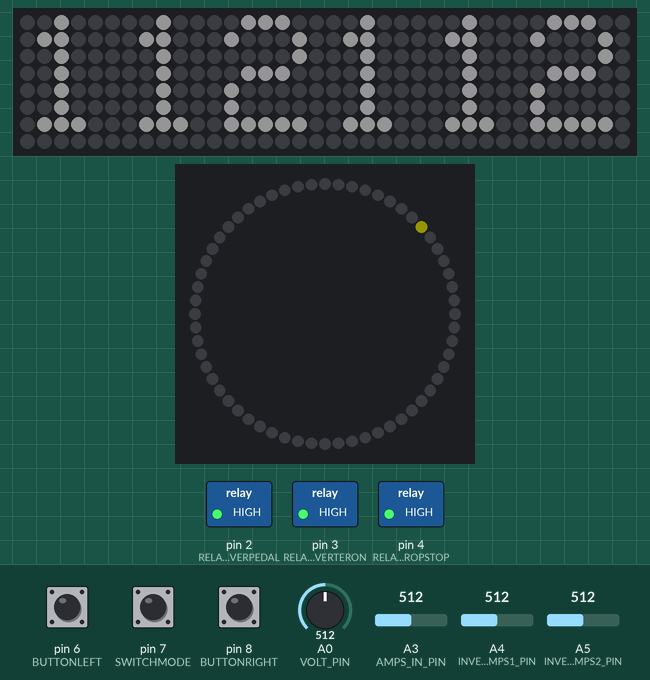
Bench run of a sketch on a simulated Arduino Uno, built with avr-gcc and run on an emulated ATmega328P. On the bench: 36×8 RGB LED matrix (first LED top left, wired row by row), 60 RGB LEDs in a ring, first at the top, clockwise, switched loads named in the sketch (green lamp = pin HIGH). The test bench sets the inputs (shaded band); at power-on: A0 (VOLT_PIN) = 512, pin 6 (BUTTONLEFT) HIGH, pin 8 (BUTTONRIGHT) HIGH, pin 7 (SWITCHMODE) HIGH, A3 (AMPS_IN_PIN) = 512, A4 (INVERTER_AMPS1_PIN) = 512, A5 (INVERTER_AMPS2_PIN) = 512. Dim RGB values are drawn brighter than linear; what the sketch prints to the serial monitor is not drawn.

Above: at 3.19 s.
3.4 s: A0 (VOLT_PIN) set to 306
At 4.2 s:
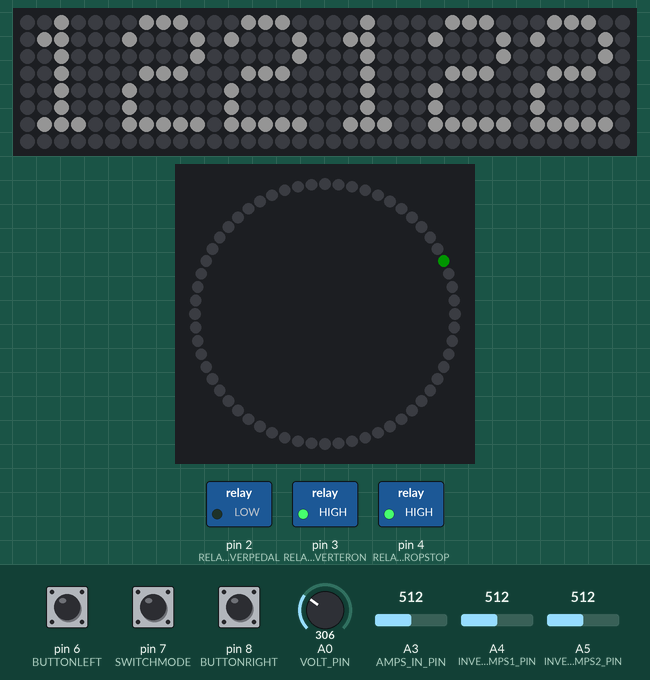
5.2 s: pin 6 (BUTTONLEFT) pulled LOW for 1 s
At 6.9 s:
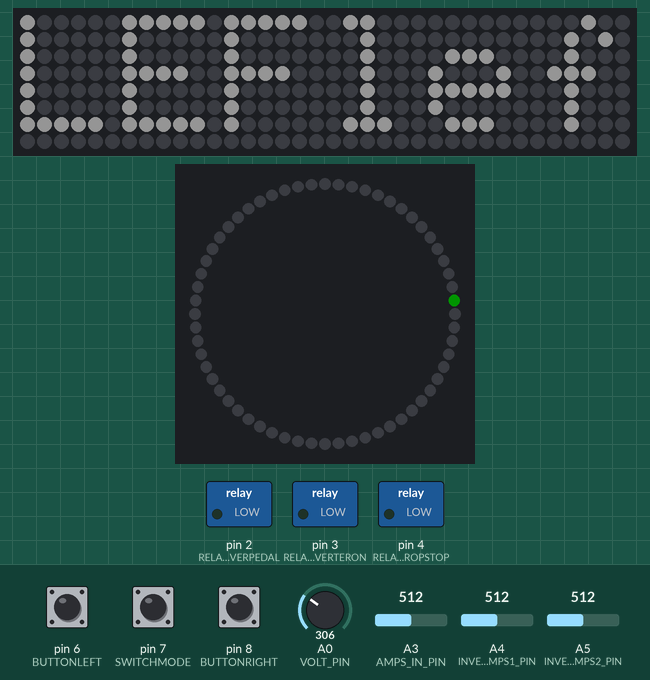
7.7 s: pin 8 (BUTTONRIGHT) pulled LOW for 0.15 s
At 9.78 s:
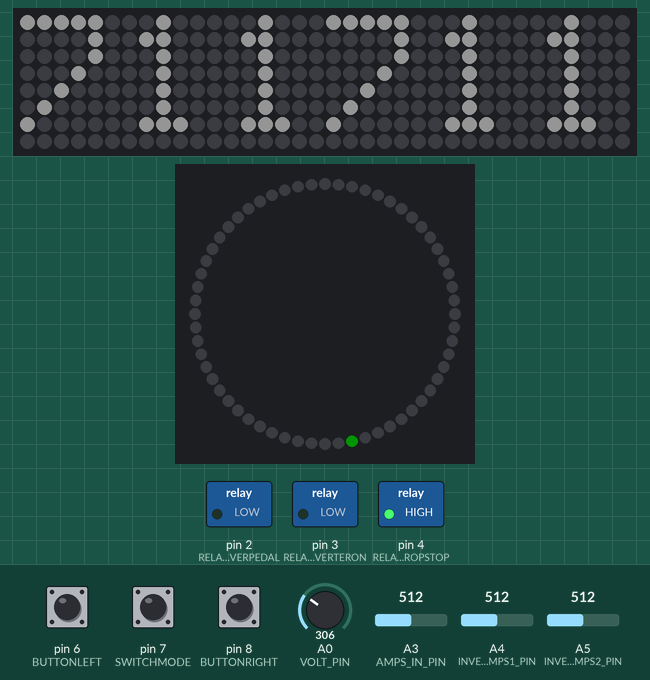
10.8 s: A0 (VOLT_PIN) set to 333
At 11.21 s:
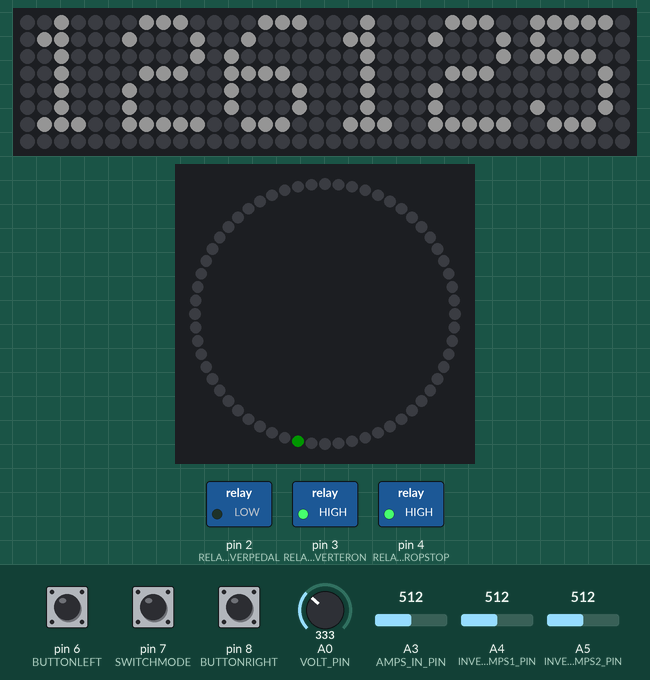
12.5 s: A0 (VOLT_PIN) set to 375
At 12.92 s:
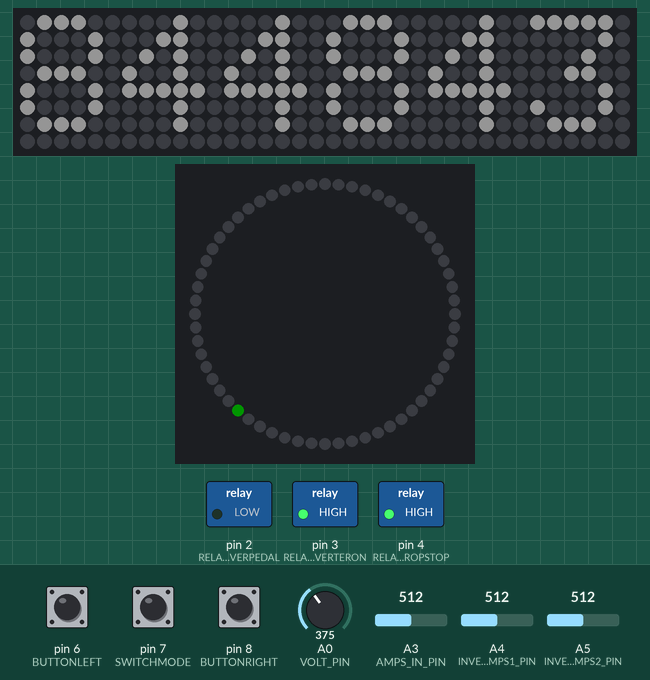
14.3 s: A0 (VOLT_PIN) set to 400
At 14.44 s:
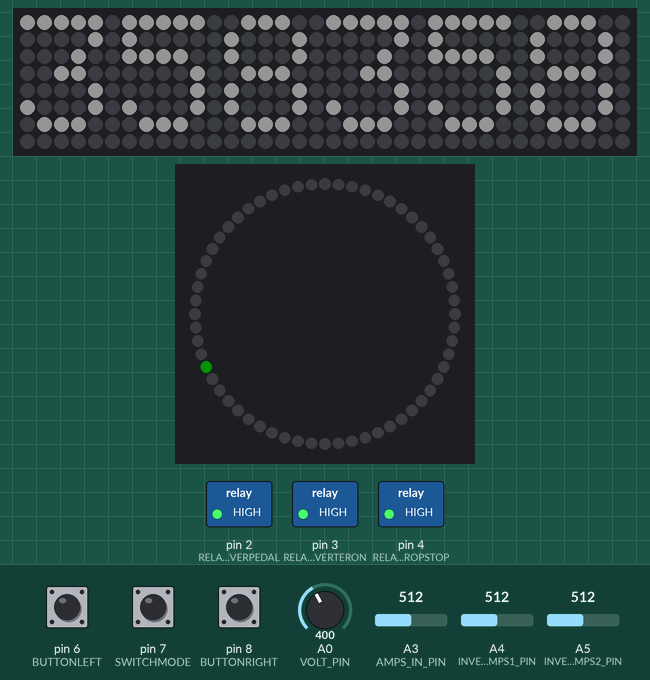
Timing chart, 0 to 17.1 s (numbered marks = the images above; inputs shaded):
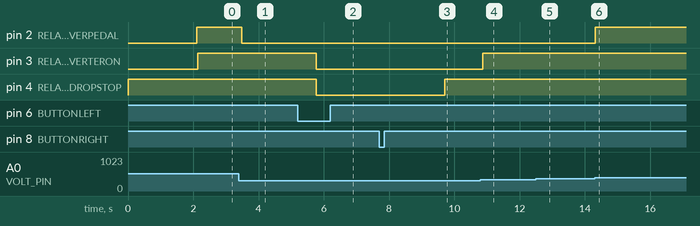

The sketch:

SchoolCart_ARBD_NEOM_20240112a.ino
```cpp
#include <Adafruit_NeoMatrix.h>
#include <Adafruit_NeoPixel.h>
#include <EEPROM.h>

#define VOLTAGE_PROTECT   29.2 // if voltage > 29.2 open relay
#define VOLTAGE_UNPROTECT 27.2 // if relay has been opened and  voltage is <=27.2, close relay
#define VOLT_PIN        A0
#define AMPS_IN_PIN     A3      // labeled PLUSRAIL/PLUSOUT IC2
#define AMPS_OUT_PIN    A2      // labeled MINUSRAIL/MINUSOUT IC3
#define INVERTER_AMPS1_PIN     A4      // one of two current sensors for inverter
#define INVERTER_AMPS2_PIN     A5      // two of two current sensors for inverter
#define MATRIX_PIN      11
#define PEDALOMETER_PIN     13
#define BUTTONLEFT      6
#define SWITCHMODE      7
#define BUTTONRIGHT     8
#define RELAY_OVERPEDAL  2 // this relay disconnects pedal power input when activated
#define RELAY_INVERTERON 3 // this relay turns on the inverter by its own power switch
#define RELAY_DROPSTOP   4 // this relay connects this arbduino to the battery power

#define VOLTCOEFF       13.13   // convert ADC value to voltage
#define AMPS_IN_COEFF   11.94   // PLUSOUT = OUTPUT, PLUSRAIL = PEDAL INPUT
float amps_in_offset = 124.5;   // when current sensor is at 0 amps this is the ADC value
#define AMPS_OUT_COEFF  11.97   // PLUSOUT = OUTPUT, PLUSRAIL = PEDAL INPUT
float amps_out_offset = 122.0;   // when current sensor is at 0 amps this is the ADC value
#define INVERTER_AMPS1_COEFF   12.30   // one of two current sensors for inverter
float inverter_amps1_offset = 119.5;
#define INVERTER_AMPS2_COEFF   12.63  // two of two current sensors for inverter
float inverter_amps2_offset = 120.5;

#define INTERVAL_PRINT  1000    // time between printInfo() events
#define INTERVAL_NEOPIXELS 100  // time between neopixel update events WHICH CORRUPTS millis()
#define BRIGHTNESS      20
#define MATRIX_HEIGHT   8       // matrix height
#define MATRIX_WIDTH    36      // matrix width THIS ONLY WORKS WITH v1.2.2 OF ADAFRUIT GFX LIBRARY
#define STRIP_COUNT     60      // how many LEDs
#define WATTHOURS_EEPROM_ADDRESS 20

Adafruit_NeoMatrix matrix(MATRIX_WIDTH, MATRIX_HEIGHT, MATRIX_PIN,  NEO_MATRIX_TOP + NEO_MATRIX_LEFT + NEO_MATRIX_COLUMNS + NEO_MATRIX_ZIGZAG, NEO_GRB + NEO_KHZ800);
Adafruit_NeoPixel pedalometer(STRIP_COUNT, PEDALOMETER_PIN, NEO_GRB + NEO_KHZ800);

#define LED_BLACK		      0
#define LED_RED_HIGH 		  (31 << 11)
#define LED_GREEN_HIGH 		(63 << 5)
#define LED_BLUE_HIGH 		31
#define LED_WHITE_HIGH		(LED_RED_HIGH    + LED_GREEN_HIGH    + LED_BLUE_HIGH)

uint32_t lastPrintInfo = 0;  // last time printInfo() happened
uint32_t lastNeopixels = 0;  // last time NeoPixels updated
uint32_t lastGetAnalogs = 0;  // last time getAnalogs() happened
uint32_t inverter_amps1 = 0; // accumulator for inverter current sensor 1
uint32_t inverter_amps2 = 0; // accumulator for inverter current sensor 2
float voltage = 0;              // system DC voltage
float current_pedal = 0;        // pedal input current
float current_inverter = 0;     // inverter output DC current
float watts_pedal = 0;
float watts_inverter = 0;
uint32_t energy_pedal = 0;         // energy accumulators ALL IN MILLIJOULES
uint32_t energy_inverter = 0;      // energy accumulators
int32_t energy_balance;           // energy banking account value, loaded from EEPROM

#define AVG_CYCLES 30 // how many times to average analog readings over

void setup() {
  pinMode(RELAY_DROPSTOP, OUTPUT);
  digitalWrite(RELAY_DROPSTOP, HIGH); // turn on relay so we stay on until we decide otherwise
  pinMode(RELAY_INVERTERON, OUTPUT);
  pinMode(RELAY_OVERPEDAL, OUTPUT);
  Serial.begin(115200);
  Serial.println("SchoolCart_ARBD_NEOM_20240112a.ino");
  digitalWrite(BUTTONLEFT,HIGH);  // enable internal pull-up resistor
  digitalWrite(SWITCHMODE,HIGH);  // enable internal pull-up resistor
  digitalWrite(BUTTONRIGHT,HIGH); // enable internal pull-up resistor
  matrix.begin();
  matrix.setTextWrap(false);
  matrix.setBrightness(BRIGHTNESS);
  matrix.clear();
  matrix.setCursor(0, 0); // 3 allows 3 character, greater moves pixels to the right and allows fewer characters
  matrix.setTextColor(LED_BLUE_HIGH);
  matrix.print("mx0102mx");
  matrix.show();

  delay(2000);
  pedalometer.begin();           // INITIALIZE NeoPixel strip object (REQUIRED)
  pedalometer.show();            // Turn OFF all pixels ASAP
  pedalometer.setBrightness(BRIGHTNESS); // Set BRIGHTNESS to about 1/5 (max = 255)
  load_energy_balance(); // load energy_balance from EEPROM
  lastGetAnalogs = millis(); // initialize integrator timer before first getAnalogs() call
}

void loop() {
  getAnalogs(); // read voltages and currents, integrate energy counts, calculate energy_balance
  doProtectionRelay(); // disconnect pedallers if necessary, shutoff inverter if necessary
  if (switchInUtilityMode()) {
    utilityModeLoop();
  } else {
    energyBankingModeLoop();
  }
  if (millis() - lastPrintInfo > INTERVAL_PRINT) {
    lastPrintInfo = millis();
    printInfo();
  }
}

void utilityModeLoop() {
  if (millis() - lastNeopixels > INTERVAL_NEOPIXELS) { // update neopixels at a reasonable rate
    lastNeopixels = millis(); // reset interval
    if (! digitalRead(BUTTONLEFT)) {
      disNeostring(&matrix,"LEFlef", LED_WHITE_HIGH);
      delay(500);
      if (! digitalRead(BUTTONLEFT)) attemptShutdown(); // if button is still being held down, try to shut down
    } else if (! digitalRead(BUTTONRIGHT)) {
      disNeostring(&matrix,"RIGrig", LED_WHITE_HIGH);
    } else {
      //disNeostring(&matrix,intAlignRigiht(voltage*100)+intAlignRigiht(watts_pedal), LED_WHITE_HIGH);
      disNeostring(&matrix,intAlignRigiht(millis()%1000)+intAlignRigiht(millis()%1000), LED_WHITE_HIGH);
    }
    int soc = estimateStateOfCharge();
    if (soc > 10) {
      digitalWrite(RELAY_INVERTERON, HIGH); // turn on inverter
    } else if (soc < 5) {
      digitalWrite(RELAY_INVERTERON, LOW); // shut inverter OFF
    }
    soc = (millis() / 200) % 100; // TODO: this is for testing only
    utilityModePedalometer(soc);
  }
}

void energyBankingModeLoop() {
  if (millis() - lastNeopixels > INTERVAL_NEOPIXELS) { // update neopixels at a reasonable rate
    lastNeopixels = millis(); // reset interval
    if (! digitalRead(BUTTONLEFT)) {
      disNeostring(&matrix,"LEFTleft", LED_WHITE_HIGH);
      delay(500);
      if (! digitalRead(BUTTONLEFT)) attemptShutdown(); // if button is still being held down, try to shut down
    } else if (! digitalRead(BUTTONRIGHT)) {
      disNeostring(&matrix,"RIGHrigh", LED_WHITE_HIGH);
    } else { //Show watts_pedal and energy_pedal on main signs.
      disNeostring(&matrix,intAlignRigiht(watts_pedal)+intAlignRigiht(energy_pedal), LED_WHITE_HIGH);
    }
    if (energy_balance > 600000) { //If we have just begun a new session, and energy_balance is <600, don't turn on inverter yet
      digitalWrite(RELAY_INVERTERON, HIGH); // turn on inverter
    } else if (energy_balance <= 0) {
      digitalWrite(RELAY_INVERTERON, LOW); // shut inverter OFF
    }
    //uint32_t energy_balance = (millis()*250000UL) % 3690000000UL; // TODO: this is for testing only
    //uint32_t energy_balance = 3600000000UL/2; // TODO: this is for testing only
    int trend = millis() % 9000 / 3000 - 1; // TODO: this is for testing only
    if (watts_pedal >  (watts_inverter + 25))   trend = 1; // determine animation pattern on pedalometer
    if (watts_pedal <= (watts_inverter + 25))   trend = 0;
    if (watts_pedal < watts_inverter)           trend = -1;
    energyBankPedalometer(energy_balance/(    3600000000UL/59UL), trend); // 59 is max pedalometer, 60*60*1000000 is 1kwh
  }
}

void energyBankPedalometer(int pixlevel, int trend){
  //Display energyBankBalance as a % of the available pixels, in green.
  //If watts_pedal > watts_inverter then the pedalers are putting in more than
  //the inverter. Show them things are heading higher. Do this by making the
  //next 3 pixels up chase up on a 0.2s interval .  Else if watts_pedal <
  //watts_inverter, the pedalers aren't keeping up. Show them things are
  //heading lower.  Make the 3 pixels down chase down in red.
  //If watt_pedals = watt_inverter, students are keeping up with the inverter.
  //Show this with a 2 px chase up and chase down happening at the same time,
  //in green.   OR JUST BLINK thE TOP LINE ON AND OFF
  if (pixlevel >= 60) {pixlevel = 59;}
  for(int i=0; i<pedalometer.numPixels(); i++) { // For each pixel in strip...
    if (i <= pixlevel) {pedalometer.setPixelColor(i, pedalometer.Color(0,255,0));}
    else {pedalometer.setPixelColor(i, 0);}         //  Set pixel's color to black
  }
  int animationtime = millis() % 1000; // animation sequence counter
  if (trend == 1) { // upward animation
    if (animationtime > 750)                         pedalometer.setPixelColor(pixlevel + 3, pedalometer.Color(0,255,0));
    if (animationtime > 500 && animationtime <= 750) pedalometer.setPixelColor(pixlevel + 2, pedalometer.Color(0,255,0));
    if (animationtime > 250 && animationtime <= 500) pedalometer.setPixelColor(pixlevel + 1, pedalometer.Color(0,255,0));
  }
  if (trend == 0) { // in-place animation
    if (animationtime > 750)                         pedalometer.setPixelColor(pixlevel, pedalometer.Color(0,170,0)); // two-thirds-bright
    if (animationtime > 500 && animationtime <= 750) pedalometer.setPixelColor(pixlevel, pedalometer.Color(0,85,0)); // third-bright green
    if (animationtime > 250 && animationtime <= 500) pedalometer.setPixelColor(pixlevel, pedalometer.Color(0,0,0));
  }
  if (trend == -1) { // downward animation in red
    if (animationtime > 750)                         pedalometer.setPixelColor(pixlevel - 3, pedalometer.Color(255,0,0)); // red
    if (animationtime > 500 && animationtime <= 750) pedalometer.setPixelColor(pixlevel - 2, pedalometer.Color(255,0,0)); // red
    if (animationtime > 250 && animationtime <= 500) pedalometer.setPixelColor(pixlevel - 1, pedalometer.Color(255,0,0)); // red
  }
  pedalometer.show();
}

void utilityModePedalometer(int soc){
  //Display stateOfCharge as a %
  // Light up a single ring. This pedalometer is not cumulative.
  // for example, If state of charge is 50%, rather than turn on the bottom 30 rows, light up only the 30th row.
  int pixlevel = soc * 59 / 100; // soc is 0-100, there are 60 pixels numbered 0-59
  for(int i=0; i<pedalometer.numPixels(); i++) { //     color setting: RRRRRRRRRRRRRRRRR, GGGGGGGGGGGGGGGGG, Blue
    if (i == pixlevel) {pedalometer.setPixelColor(i, pedalometer.Color(255 * (soc <= 15), 255 * (soc >= 15), 0));} //If state of charger is less than 15, make the ring red, otherwise it's green
    else {pedalometer.setPixelColor(i, 0);}         //  Set pixel's color to black
  }
  pedalometer.show();
}

boolean switchInUtilityMode() { // LEFT is LOW/FALSE, RIGHT is HIGH/TRUE
  return digitalRead(SWITCHMODE);
}

int estimateStateOfCharge() {
  int soc = 0;
  if (voltage >= 20.0)  soc =   0 +  (voltage - 20.0 ) * (10 / 4.0);  //  0,   20.0
  if (voltage >= 24.0)  soc =  10 +  (voltage - 24.0 ) * (10 / 1.6);  //  10,  24.0
  if (voltage >= 25.6)  soc =  20 +  (voltage - 25.6 ) * (10 / 0.2);  //  20,  25.6
  if (voltage >= 25.8)  soc =  30 +  (voltage - 25.8 ) * (10 / 0.2);  //  30,  25.8
  if (voltage >= 26.0)  soc =  40 +  (voltage - 26.0 ) * (10 / 0.2);  //  40,  26.0
  if (voltage >= 26.2)  soc =  50 +  (voltage - 26.2 ) * (10 / 0.1);  //  50,  26.2
  if (voltage >= 26.3)  soc =  60 +  (voltage - 26.3 ) * (10 / 0.05); //  60,  26.3
  if (voltage >= 26.35) soc =  66 +  (voltage - 26.35) * (10 / 0.05); //  66,  26.35
  if (voltage >= 26.4)  soc =  70 +  (voltage - 26.4 ) * (10 / 0.2);  //  70,  26.4
  if (voltage >= 26.6)  soc =  80 +  (voltage - 26.6 ) * (10 / 0.2);  //  80,  26.6
  if (voltage >= 26.8)  soc =  90 +  (voltage - 26.8 ) * (10 / 0.4);  //  90,  26.8
  if (voltage >= 27.2)  soc =  100;                                   //  100, 27.2
  return soc;
}

void printInfo() {
  // voltage = (millis() % 7200) / 1000.0 + 20.0; // TODO: take out this debugging feature
  if (digitalRead(RELAY_INVERTERON)) Serial.print("INV,");
  if (digitalRead(RELAY_OVERPEDAL)) Serial.print("OVP,");
  if (digitalRead(RELAY_DROPSTOP)) Serial.print("DSR,");
  Serial.println(String(millis()/1000)+"	voltage:"+String(voltage)+
      "	SOC:"+String(estimateStateOfCharge())+
      "	"+String(analogRead(AMPS_IN_PIN))+" amps_in:"+String(current_pedal)+
      "	current_inverter: "+String(current_inverter)+
      " energy_pedal:"+String(energy_pedal/1000)+
      " energy_inverter:"+String(energy_inverter/1000)+
      " energy_balance:"+String(energy_balance/1000));
}

void getAnalogs() {
  uint32_t integrationTime = millis() - lastGetAnalogs; // time since last integration
  lastGetAnalogs = millis();

  voltage = average(analogRead(VOLT_PIN) / VOLTCOEFF, voltage);

  int amps_in_pin_reading = analogRead(AMPS_IN_PIN);
  current_pedal = average(( amps_in_pin_reading - amps_in_offset ) / AMPS_IN_COEFF , current_pedal);
  if (amps_in_pin_reading - amps_in_offset < 6) current_pedal = 0;
  if (current_pedal < 0) current_pedal = 0;
  watts_pedal = voltage * current_pedal;

  int inverter_amps1_pin_reading = analogRead(INVERTER_AMPS1_PIN);
  float inverter_amps1_calc = ( inverter_amps1_pin_reading - inverter_amps1_offset ) / INVERTER_AMPS1_COEFF;
  if (inverter_amps1_pin_reading - inverter_amps1_offset < 6) inverter_amps1_calc = 0;
  if (inverter_amps1_calc < 0)     inverter_amps1_calc = 0;

  int inverter_amps2_pin_reading = analogRead(INVERTER_AMPS2_PIN);
  float inverter_amps2_calc = ( inverter_amps2_pin_reading - inverter_amps2_offset ) / INVERTER_AMPS2_COEFF;
  if (inverter_amps2_pin_reading - inverter_amps2_offset < 6) inverter_amps2_calc = 0;
  if (inverter_amps2_calc < 0)     inverter_amps2_calc = 0;

  current_inverter = average(inverter_amps1_calc + inverter_amps2_calc, current_inverter);
  watts_inverter = voltage * current_inverter;

  energy_pedal    += watts_pedal    * integrationTime;
  energy_inverter += watts_inverter * integrationTime;

  energy_balance  += watts_pedal    * integrationTime; // adjust energy_balance
  energy_balance  -= watts_inverter * integrationTime; // adjust energy_balance
  if (energy_balance < 0) energy_balance = 0; // don't let it go negative, we don't do that
}

float average(float val, float avg){
  if (avg == 0) avg = val;
  return (val + (avg * (AVG_CYCLES - 1))) / AVG_CYCLES;
}

String intAlignRigiht(int num) {
  int cursorPos = 0;
  int    space  = 0;
  String spaces = "";

  if      (num < 10.00)                       {space=2;    cursorPos=2;} //3
  else if (num >= 10.00 && num < 100.00)      {space=1;    cursorPos=2;}
  else if (num >= 100.00 && num < 1000.00)    {space=0;    cursorPos=2;}
  else if (num >= 1000.00 && num < 10000.00)  {space=0;    cursorPos=2;}

  for (uint8_t s=0; s<space; s++) spaces += F(" ");

  return spaces+String(num);
}

void disNeostring(Adafruit_NeoMatrix* matrix, String nval, uint32_t col) { // https://forums.adafruit.com/viewtopic.php?t=101790
  //uint8_t dval = bval; //uint8_t dval = map(constrain(V_Value, 0, 1200), 0, 1200, 0, 255);
  matrix->clear();
  matrix->setCursor(0, 0); // 3 allows 3 character, greater moves pixels to the right and allows fewer characters
  matrix->setTextColor(col);
  matrix->print(nval);
  //matrix->drawLine(24, 7, map(dval, 0, 255, 24, 0), 7, matrix01->Color(map(dval, 0, 255, 255, 150),dval,0));
  matrix->show();
}

void doProtectionRelay() {
  if (voltage > VOLTAGE_PROTECT) {
    digitalWrite(RELAY_OVERPEDAL, HIGH); // disconnect pedallers
  }
  if (voltage < VOLTAGE_UNPROTECT) {
    digitalWrite(RELAY_OVERPEDAL, LOW); // don't disconnect pedallers
  }
}

void attemptShutdown() {
  if (switchInUtilityMode() == false) store_energy_balance(); // save our present energy bank account
  digitalWrite(RELAY_INVERTERON, LOW); // shut inverter OFF
  digitalWrite(RELAY_DROPSTOP, LOW); // turn off
  while(digitalRead(BUTTONRIGHT)); // wait until unless right button is pressed (TODO)
  delay(2000);  // power will disappear by now
  digitalWrite(RELAY_DROPSTOP, HIGH); // if we're still on might as well own it
}

union float_and_byte { // https://www.tutorialspoint.com/cprogramming/c_unions
  float f; // accessed as fab.f
  unsigned char bs[sizeof(float)]; // accessed as fab.bs
} fab; // a union is multiple vars taking up the same memory location

void store_energy_balance() {
  fab.f = energy_balance;
  for( int i=0; i<sizeof(float); i++ )
    EEPROM.write( WATTHOURS_EEPROM_ADDRESS+i, fab.bs[i] );
}

void load_energy_balance() {
  Serial.print( "Loading watthours bytes 0x" );
  bool blank = true;
  for( int i=0; i<sizeof(float); i++ ) {
    fab.bs[i] = EEPROM.read( WATTHOURS_EEPROM_ADDRESS+i );
    Serial.print( fab.bs[i], HEX );
    if( blank && fab.bs[i] != 0xff )  blank = false;
  }
  energy_balance = blank ? 0 : fab.f;
  Serial.println( ", so energy_balance is "+String(energy_balance));
}

void reset_energy_balance() {
  Serial.println("Zeroing energy_balance and storing to EEPROM");
  energy_balance = 0;
  store_energy_balance();
  delay(1000); // otherwise it resets a million times each press
}
```

Measured:
- the behaviour switches between 317 and 318 on A0 (VOLT_PIN) (found by bisection; images 3 and 4)
- the behaviour switches between 383 and 384 on A0 (VOLT_PIN) (found by bisection; images 5 and 6)
- after the input at 3.4 s, pin 2 (RELAY_OVERPEDAL): HIGH → LOW after 0.08 s
- after the input at 5.2 s, pin 3 (RELAY_INVERTERON), pin 4 (RELAY_DROPSTOP): HIGH → LOW after 0.57 s
- after the input at 7.7 s, pin 4 (RELAY_DROPSTOP): LOW → HIGH after 2.0 s; the LEDs: first change after 2.0 s (image 3 shows a later state)
- after the input at 10.8 s, pin 3 (RELAY_INVERTERON): LOW → HIGH after 0.06 s
- after the input at 14.3 s, pin 2 (RELAY_OVERPEDAL): LOW → HIGH at once
